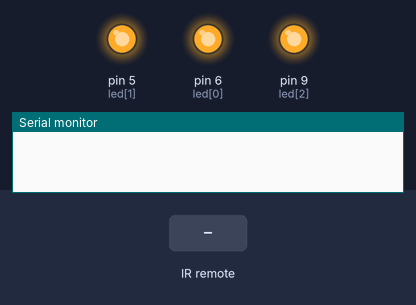
This sketch was run on a simulated Arduino Uno, built with avr-gcc and run on an emulated ATmega328P. Shown: output pins drawn as LEDs (lit = HIGH), the last lines printed to the serial monitor. Dashed ring = blinking. The inputs (shaded band) are chosen by the test bench.

Above: at 1.2 s.
1.3 s: infrared code 0x00FFA25D received
At 1.46 s:
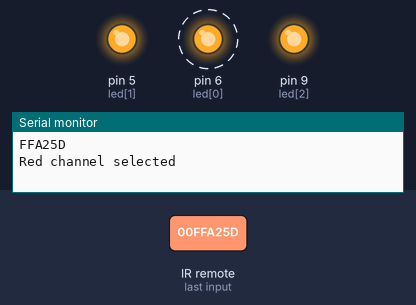
4.3 s: infrared code 0x00FF629D received
At 4.46 s:
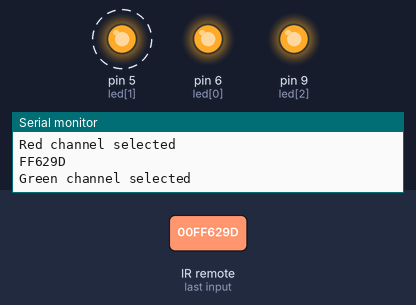
7.3 s: infrared code 0x00FFE21D received
At 7.46 s:
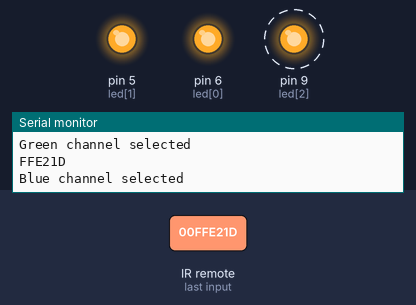
10.3 s: infrared code 0x00FFA857 received
At 10.6 s:
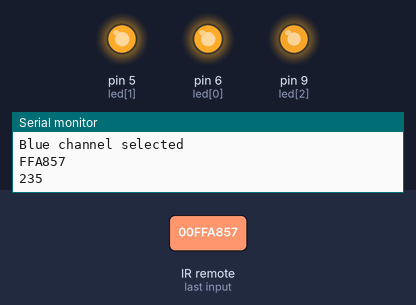
Timing chart, 0 to 12.8 s (numbered marks = the images above; inputs shaded):
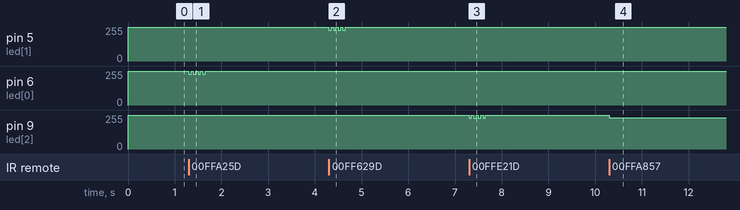

The sketch:

remote_rgb.ino
```cpp
#include <IRremote.h>
#include "remote_rgb.h"

int led[3] = {6,5,9};
int led_values[3] = {};
int selected_channel;

int rcv_pin = 11;
IRrecv irrecv(rcv_pin);
decode_results results;


void set_led_values(int r, int g, int b, int set)
{
    led_values[RED] = r;
    led_values[GRN] = g;
    led_values[BLU] = b;

    if(set)
        set_led(r,g,b);
}

void set_led(int r, int g, int b)
{
    analogWrite(led[RED], r);
    analogWrite(led[GRN], g);
    analogWrite(led[BLU], b);
}

void blink(int ch)
{
    set_led(OFF,OFF,OFF);

    int toggle_val = 230;
    for(int i=0; i<8; i++)
    {
        analogWrite(led[ch], toggle_val);
        toggle_val = (toggle_val == 230) ? OFF : 230;
        delay(50);
    }

    set_led(led_values[RED],led_values[GRN],led_values[BLU]);
}

void alter_channel(int ch, int value, int delta)
{
    if(selected_channel == -1)
    {
        Serial.println("Select a channel.");
        return;
    }

    int new_value = led_values[ch] + value;
    Serial.println(new_value);

    if (!(new_value <= 255 && new_value >= 0))
    {
        Serial.println("Out of range!");
        return;
    }

    switch(ch)
    {
        case RED:
            set_led_values(new_value, led_values[GRN], led_values[BLU], 1);
            break;

        case GRN:
            set_led_values(led_values[RED], new_value, led_values[BLU], 1);
            break;

        case BLU:
            set_led_values(led_values[RED], led_values[GRN], new_value, 1);
            break;
    }
}


void setup()
{
    Serial.begin(9600);

    pinMode(rcv_pin, INPUT);
    irrecv.enableIRIn();

    set_led_values(255, 255, 255, 1);
    selected_channel = -1;
}

void loop()
{
    if (irrecv.decode(&results))
    {
        irrecv.resume();
        Serial.println(results.value, HEX);

        switch(results.value)
        {
            case CH_MINUS:
                Serial.println("Red channel selected");
                selected_channel = RED;
                blink(RED);
                break;

            case CH:
                Serial.println("Green channel selected");
                selected_channel = GRN;
                blink(GRN);
                break;

            case CH_PLUS:
                Serial.println("Blue channel selected");
                selected_channel = BLU;
                blink(BLU);
                break;

            case VOL_DN:
                alter_channel(selected_channel, 20, 1);
                break;

            case VOL_UP:
                alter_channel(selected_channel, -20, 1);
                break;

            case _100:
                set_led_values(OFF,OFF,OFF,1);
                break;
        }
    }
}
```

remote_rgb.h
```cpp
#define RED 0
#define GRN 1
#define BLU 2

#define OFF 255

#define CH_MINUS 0x00FFA25D
#define CH       0x00FF629D
#define CH_PLUS  0x00FFE21D

#define NEXT 0x00FF02FD
#define PREV 0x00FF22DD
#define PLAY 0x00FFC23D

#define VOL_DN  0x00FFE01F
#define VOL_UP  0x00FFA857
#define EQ      0x00FF906F

#define ZERO 0x00FF6897
#define _100 0x00FF9867
#define _200 0x00FFB04F

#define _1   0x00FF30CF
#define _2   0x00FF18E7
#define _3   0x00FF7A85

#define _4   0x00FF10EF
#define _5   0x00FF38C7
#define _6   0x00FF5AA5

#define _7   0x00FF42BD
#define _8   0x00FF4AB5
#define _9   0x00FF52AD
```

Measured:
- after the input at 1.3 s, pin 6 (led[0]): alternates 255/255 for 0.05 s and 230/255 for 0.05 s, 8 changes in all, then stays 255/255, starting at once
- after the input at 4.3 s, pin 5 (led[1]): alternates 255/255 for 0.05 s and 230/255 for 0.05 s, 8 changes in all, then stays 255/255, starting at once
- after the input at 7.3 s, pin 9 (led[2]): alternates 255/255 for 0.05 s and 230/255 for 0.05 s, 8 changes in all, then stays 255/255, starting at once
- after the input at 10.3 s, pin 9 (led[2]): 255/255 → 235/255 at once
